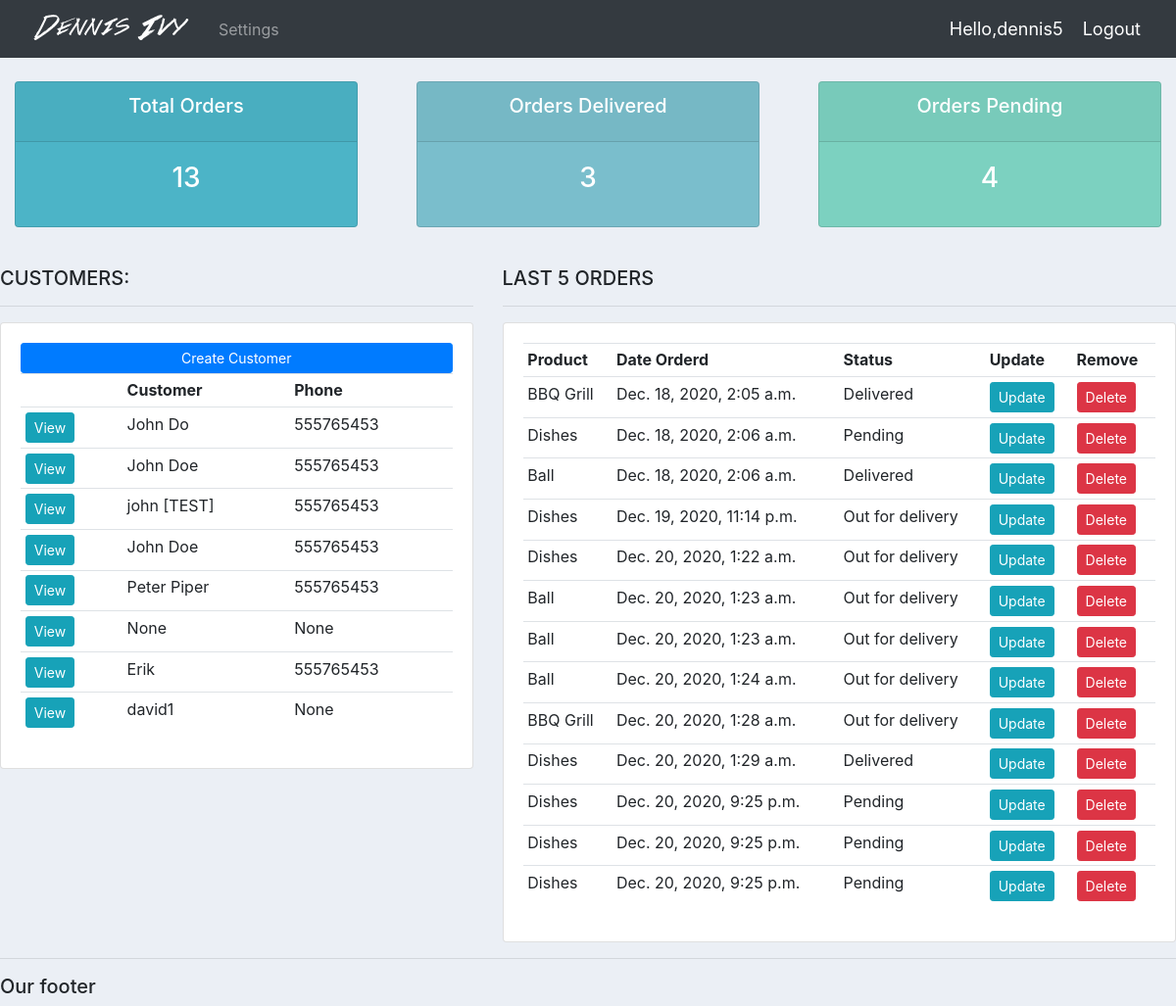
Screenshot of / (signed in) with the database file from the repository.
### accounts/models.py (models this page shows, shortened)
class Customer(models.Model):
	user = models.OneToOneField(User, null=True, blank=True, on_delete=models.CASCADE)
	name = models.CharField(max_length=200, null=True)
	phone = models.CharField(max_length=200, null=True)
	email = models.CharField(max_length=200, null=True)
	profile_pic = models.ImageField(default="OIPC9CAHVDN.jpg", null=True, blank=True)
	date_created = models.DateTimeField(auto_now_add=True, null=True)

class Order(models.Model):
	STATUS = (
			('Pending', 'Pending'),
			('Out for delivery', 'Out for delivery'),
			('Delivered', 'Delivered'),
			)
	customer = models.ForeignKey(Customer, null=True, on_delete= models.SET_NULL)
	product = models.ForeignKey(Product, null=True, on_delete= models.SET_NULL)
	date_created = models.DateTimeField(auto_now_add=True, null=True)
	status = models.CharField(max_length=200, null=True, choices=STATUS)
	note = models.CharField(max_length=1000, null=True)

class Product(models.Model):
	CATEGORY = (
		('Indoor', 'Indoor'),
		('Out Door', 'Out Door'),
	)
	name = models.CharField(max_length=200, null=True)
	price = models.FloatField(null=True)
	category = models.CharField(max_length=200, null=True, choices=CATEGORY)
	description = models.CharField(max_length=200, null=True, blank=True)
	date_created = models.DateTimeField(auto_now_add=True, null=True)
	tags = models.ManyToManyField(Tags)
	def __str__(self):
		return self.name

### accounts/views.py (the view)
# urls.py: path('', views.home, name="home"),
@login_required(login_url='login')
def home(request):
	orders = Order.objects.all()
	customers = Customer.objects.all()
	total_customers = customers.count()
	total_orders = orders.count()
	delivered = orders.filter(status='Delivered').count()
	pending = orders.filter(status='Pending').count()
	context = {'orders':orders,'customers':customers, 'total_orders':total_orders,'delivered':delivered,
	'pending':pending}
	return render(request, 'accounts/dashboard.html',context)

### accounts/templates/accounts/dashboard.html
{%  extends 'accounts/main.html' %}
{% block content %}
{% include 'accounts/status.html'%}
<br>
<div class="row">
	<div class="col-md-5">
		<h5>CUSTOMERS:</h5>
		<hr>
		<div class="card card-body">
			<a class="btn btn-primary  btn-sm btn-block" href="">Create Customer</a>
			<table class="table table-sm">
				<tr>
					<th></th>
					<th>Customer</th>
					<th>Phone</th>
				</tr>
				{% for customer in customers%}
				<tr>
					<td><a class="btn btn-sm btn-info" href="{% url 'customer' customer.id%}">View</a></td>
					<td>{{customer.name}}</td>
					<td>{{customer.phone}}</td>
				</tr>
				{% endfor %}
			</table>
		</div>
	</div>
	<div class="col-md-7">
		<h5>LAST 5 ORDERS</h5>
		<hr>
		<div class="card card-body">
			<table class="table table-sm">
				<tr>
					<th>Product</th>
					<th>Date Orderd</th>
					<th>Status</th>
					<th>Update</th>
					<th>Remove</th>
				</tr>
				{% for order in orders %}
				 <tr>
					 <td>{{order.product}}</td>
					 <td>{{order.date_created}}</td>
					 <td>{{order.status}}</td>
					 <td><a class="btn btn-sm btn-info" href="{% url 'update_order' order.id %}">Update</a></td>
					 <td><a class="btn btn-sm btn-danger" href="{% url 'delete_order' order.id %}">Delete</a></td>
				 </tr>
				{% endfor %}
			</table>
		</div>
	</div>
</div>
{% endblock %}

### accounts/templates/accounts/main.html (shortened to what this page needs)
{% load static %}
<!DOCTYPE html>
<html lang="en">
<head>
    <link rel="stylesheet" href="https://cdn.jsdelivr.net/npm/bootstrap@4.5.3/dist/css/bootstrap.min.css">
    <link rel="stylesheet" type="text/css" href="{% static '/css/main.css' %}">
</head>
<body>
{% include 'accounts/navbar.html'%}
{% block content %}
{%endblock%}
<hr>
<h5>Our footer</h5>
</body>
</html>

### accounts/templates/accounts/navbar.html (shortened to what this page needs)
{% load static %}
<nav class="navbar navbar-expand-lg navbar-dark bg-dark">
  <img src="{% static 'images/logo.png' %}">
  <div class="collapse navbar-collapse" id="navbarNav">
    <ul class="navbar-nav">
      {%  if request.user.is_staff %}
      <li class="nav-item active">
        <a class="nav-link" href="{% url 'home'%}">Dashboard</a>
      </li>
      <li class="nav-item">
        <a class="nav-link" href="{% url 'products'%}">Products</a>
      </li>
      {% else %}
      <li class="nav-item">
        <a class="nav-link" href="{% url 'account' %}">Settings</a>
      </li>
      {% endif %}
    </ul>
  </div>
  <span class="hello-msg">Hello,{{request.user}}</span>
  <span><a class="hello-msg" href="{% url 'logout' %}">Logout</a></span>
</nav>

### accounts/templates/accounts/status.html
<br>
<div class="row">
	<div class="col">
		<div class="col-md">
			<div class="card text-center text-white  mb-3" id="total-orders">
			  	<div class="card-header">
			  		<h5 class="card-title">Total Orders</h5>
			  	</div>
			  	<div class="card-body">
			    	<h3 class="card-title">{{total_orders}}</h3>
			  	</div>
			</div>
		</div>
	</div>
	<div class="col">
		<div class="col-md">
			<div class="card text-center text-white  mb-3" id="orders-delivered">
			  	<div class="card-header">
			  		<h5 class="card-title">Orders Delivered</h5>
			  	</div>
			  	<div class="card-body">
			    	<h3 class="card-title">{{delivered}}</h3>
			  	</div>
			</div>
		</div>
	</div>
	<div class="col">
		<div class="col-md">
			<div class="card text-center text-white  mb-3" id="orders-pending">
			  	<div class="card-header">
			  		<h5 class="card-title">Orders Pending</h5>
			  	</div>
			  	<div class="card-body">
			    	<h3 class="card-title">{{pending}}</h3>
			  	</div>
			</div>
		</div>
	</div>
</div>

### static/css/main.css (style rules this page uses)
body { background-color: #ebeff5; }
#total-orders { background-color: #4cb4c7; }
#orders-delivered { background-color: #7abecc; }
#orders-pending { background-color: #7CD1C0; }

### accounts/templates/accounts/navbar.html (style rules this page uses)
.hello-msg { font-size: 18px; color:#fff; margin-right: 20px; }

### rows the page displays
Customer: name "John Do", phone "555765453"
Customer: name "John Doe", phone "555765453"
Customer: name "john [TEST]", phone "555765453"
Customer: name "John Doe", phone "555765453"
Customer: name "Peter Piper", phone "555765453"
Customer: name "None", phone "None"
Customer: name "Erik", phone "555765453"
Customer: name "david1", phone "None"
Order: product "BBQ Grill", date_created "Dec. 18, 2020, 2:05 a.m.", status "Delivered"
Order: product "Dishes", date_created "Dec. 18, 2020, 2:06 a.m.", status "Pending"
Order: product "Ball", date_created "Dec. 18, 2020, 2:06 a.m.", status "Delivered"
Order: product "Dishes", date_created "Dec. 19, 2020, 11:14 p.m.", status "Out for delivery"
Order: product "Dishes", date_created "Dec. 20, 2020, 1:22 a.m.", status "Out for delivery"
Order: product "Ball", date_created "Dec. 20, 2020, 1:23 a.m.", status "Out for delivery"
Order: product "Ball", date_created "Dec. 20, 2020, 1:23 a.m.", status "Out for delivery"
Order: product "Ball", date_created "Dec. 20, 2020, 1:24 a.m.", status "Out for delivery"
Order: product "BBQ Grill", date_created "Dec. 20, 2020, 1:28 a.m.", status "Out for delivery"
Order: product "Dishes", date_created "Dec. 20, 2020, 1:29 a.m.", status "Delivered"
Order: product "Dishes", date_created "Dec. 20, 2020, 9:25 p.m.", status "Pending"
Order: product "Dishes", date_created "Dec. 20, 2020, 9:25 p.m.", status "Pending"
Order: product "Dishes", date_created "Dec. 20, 2020, 9:25 p.m.", status "Pending"

### other values shown
{{ request.user }} "dennis5"
{{ total_orders }} "13"
{{ delivered }} "3"
{{ pending }} "4"
